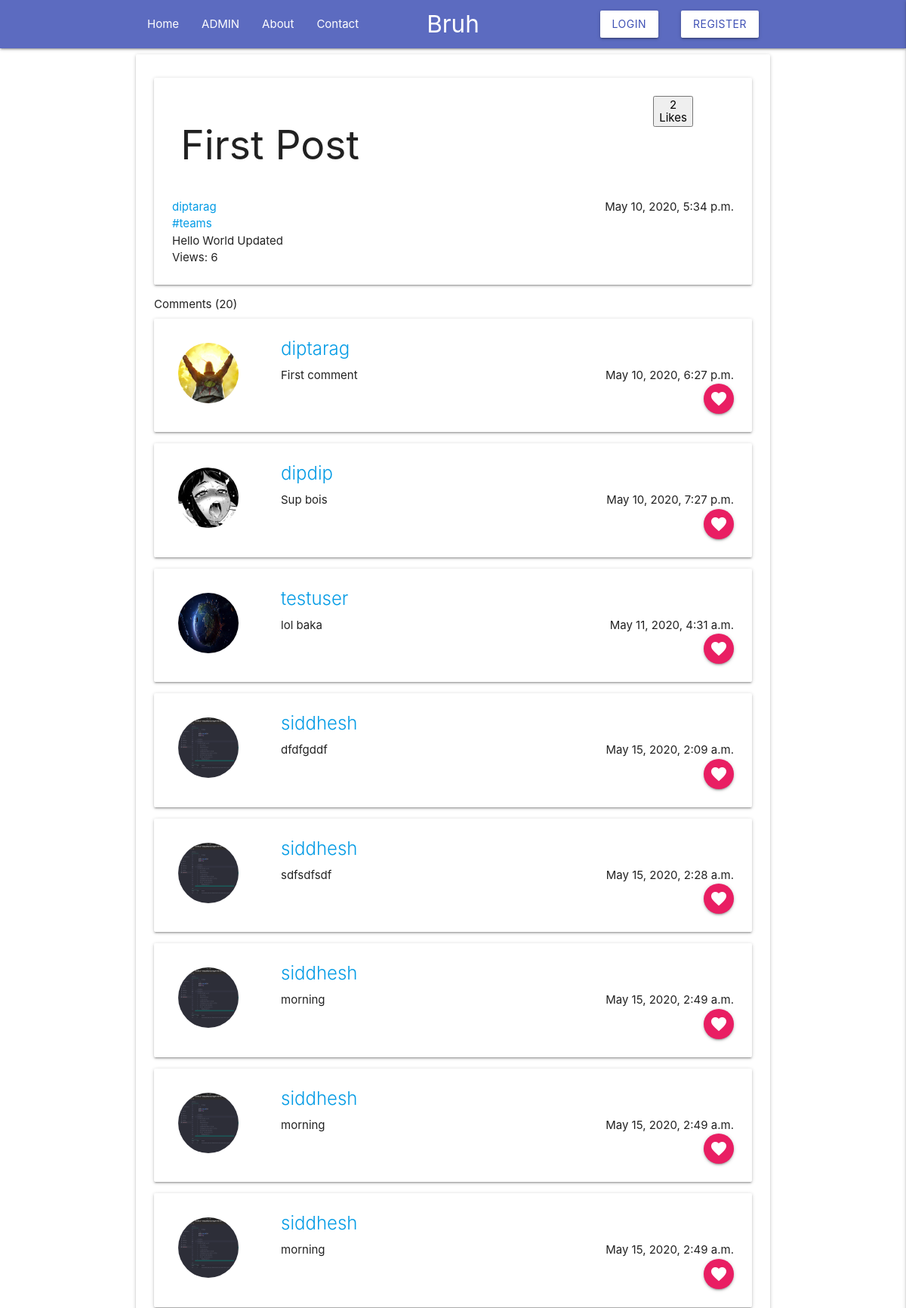
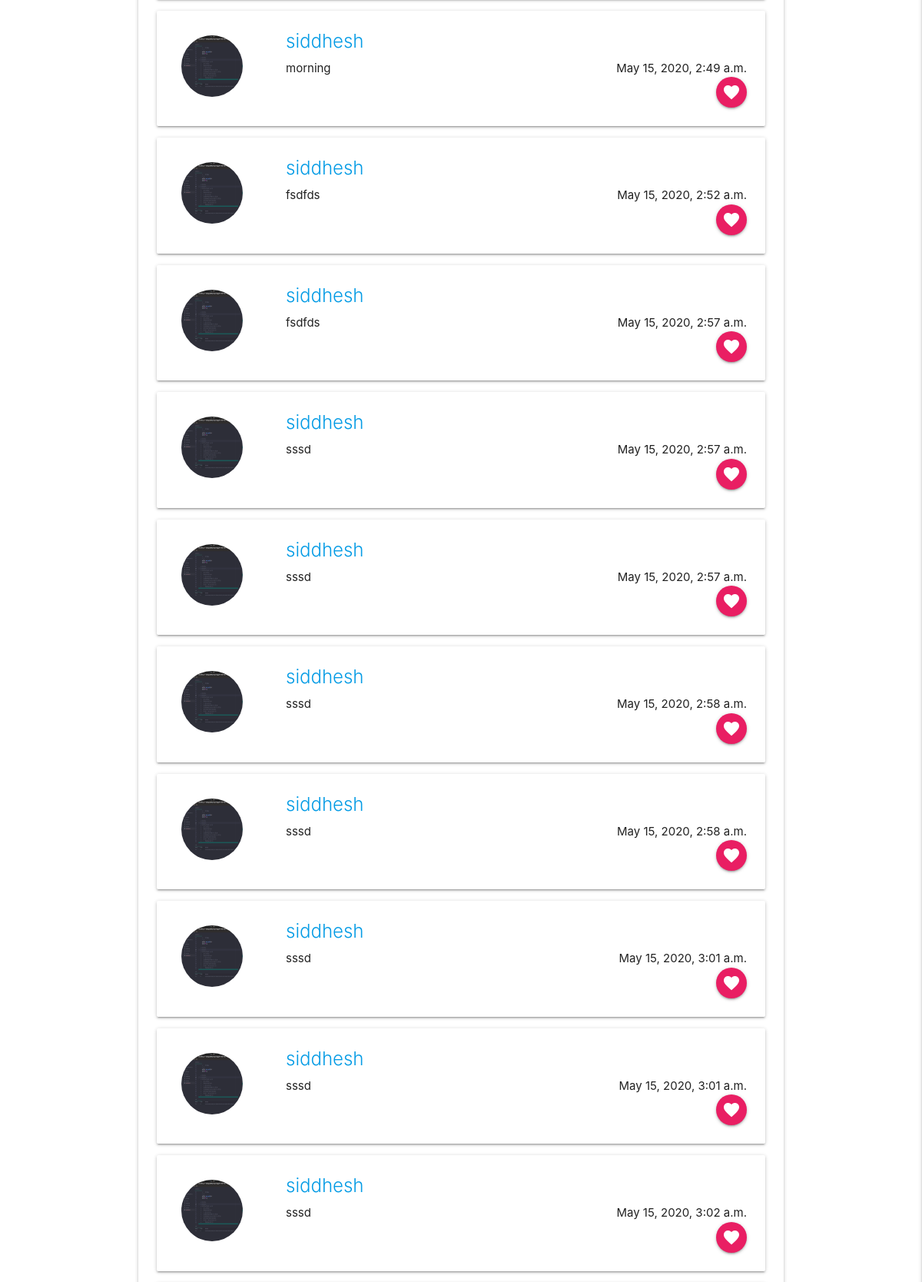
The app's page /post/1/ (upper part) with its own data (2 pictures, top to bottom).
### Post/models.py (models this page shows, shortened)
class Post(models.Model):
	title = models.CharField(max_length=100)
	content = models.TextField()
	date_posted = models.DateTimeField(default=timezone.now)
	author = models.ForeignKey(User, on_delete=models.CASCADE)
	views = models.ManyToManyField(User, related_name='post_views', blank = True)
	likers = models.ManyToManyField(User, related_name = 'likers', blank = True)
	tags = models.ManyToManyField(Tag, related_name = 'tags', blank = True)

class Comment(models.Model):
	content = models.TextField()
	date_posted = models.DateTimeField(default=timezone.now)
	author = models.ForeignKey(User, on_delete=models.CASCADE)
	post = models.ForeignKey(Post, on_delete=models.CASCADE)
	likes = models.ManyToManyField(User, related_name = 'likes', blank = True)

### Tag/models.py (models this page shows)
class Tag(models.Model):
    name = models.CharField(max_length=50)
    def __str__(self):
        return self.name

### user/models.py (models this page shows, shortened)
class Profile(models.Model):
    user = models.OneToOneField(User, on_delete=models.CASCADE)
    image = models.ImageField(default='default.jpg', upload_to='profile_pics')
    bio = models.TextField(unique=False, default=" ")
    country = models.CharField(max_length=50, default=" ")
    gender = models.IntegerField(choices=SEX, default=0)
    notif = models.DateTimeField(blank=True, default=timezone.now)

### Post/views.py (the view)
# urls.py: path('post/<int:pk>/', PostDetailView.as_view(), name='post-detail'),
class PostDetailView(DetailView):
    model = Post
    def get_context_data(self, **kwargs):
        context = super().get_context_data(**kwargs)
        is_liked = False
        if (self.object.likers.filter(username = self.request.user.username).exists()):
            is_liked = True
        else:
            is_liked = False
        post = self.object
        if not self.request.user in self.object.views.all() and self.request.user.is_authenticated:
            self.object.views.add(self.request.user)
        context['comments'] = Comment.objects.filter(post = self.object)
        context['is_liked'] = is_liked
        context['post']  = post
        context['tags'] = post.tags.all
        return context

### Post/templates/Post/post_detail.html (shortened to what this page needs)
{%  extends "base.html" %}
{% block content %}
<div class="container">
    <div class="card">
        <div class="card-content">
            <div class="card">
                <div class="card-content">
                    <div class="row">
                        <div class="col s10 l10 ">
                            <h2>{{ object.title }}</h2>
                        </div>
                        <div class="col s1 l1 ">
                            <div class="center-align">
                                <div id="like-section"> {% include 'Post/like-section.html' %} </div>
                            </div>
                        </div>
                        <div class="col s1 l1 ">
                        </div>
                    </div>
                    <a class="mr-2" href="{% url 'profile' slug=object.author.username %}">{{ object.author }}</a>
                    <p class="right">{{ object.date_posted }}</p>
                    <p>
                        {% for tag in tags %}
                        <a href="{% url 'explore-tag' tag %}"> #{{tag}} </a>
                        {% endfor %}
                    </p>
                    <p class="article-content">{{ object.content }}</p>
                    <p> Views: {{object.views.count}} </p>
                </div>
            </div>
            <div id="comment-section"class="">
                <p class="text-muted"> Comments ({{comments.count}}) </p>
                {% for comment in comments %}
                {% include 'snippets/commentCard.html' %}
                {% endfor %}
            </div>
        </div>
    </div>
</div>
{% endblock content %}

### Post/templates/Post/like-section.html
<div class="container center">
    {% if user.is_authenticated %}
    <form action = "{% url 'like-post'%}" method = "post">
      {% csrf_token %}
      {% if not is_liked %}
    <a name = "post_id" id = "like" class = "btn-floating pink lighten-2 " value = "{{post.id}}" type = "submit">     <i id="love" class="material-icons white-text">favorite</i>          </a>
     {% else %}
     <a name = "post_id" id = "like" class = "btn-floating pink lighten-2 " value = "{{post.id}}" type = "submit">     <i id="love" class="material-icons red-text">favorite</i>      </a>
     {% endif %}
     <p>{{post.likers.count}} peopleliked</p>
    </form>
    {% else %}
    <button> {{post.likers.count}} Likes </button>
    {% endif %}
</div>

### templates/snippets/commentCard.html (shortened to what this page needs)
<div class="card horizontal">
    <div class="card-image">
        <div class="circular--landscape">
            <img src="{{comment.author.profile.image.url}}">
        </div>
    </div>
    <div class="card-stacked ">
        <div class="card-content">
            <a class="card-title    " href="{% url 'profile' slug=comment.author.username %}">{{ comment.author }}</a>
            <p class="right">{{ comment.date_posted }}</p>
            <p> {{comment.content }}</p>
            <a href="" class=" btn-floating pink   right">
                <i class="material-icons">favorite</i>
            </a>
        </div>
    </div>
</div>

### templates/base.html (style rules this page uses)
body,html { overflow-x:auto; }

### Post/templates/Post/post_detail.html (style rules this page uses)
.circular--landscape { margin: 4vh; display: inline-block; position: relative; max-width: 10vh; max-height: 10vh; height: 10vh; overflow: hidden; border-radius: 50%; }
.circular--landscape img { width: auto; height: 100%; }

### records on screen
Post: title "First Post", likers.count "2", author "diptarag", date_posted "May 10, 2020, 5:34 p.m.", content "Hello World Updated", views.count "6"
Tag: name "teams"
Comment: author.profile.image (placeholder picture), author "diptarag", date_posted "May 10, 2020, 6:27 p.m.", content "First comment"
Comment: author.profile.image (picture), author "dipdip", date_posted "May 10, 2020, 7:27 p.m.", content "Sup bois"
Comment: author.profile.image (picture), author "testuser", date_posted "May 11, 2020, 4:31 a.m.", content "lol baka"
Comment: author.profile.image (picture), author "siddhesh", date_posted "May 15, 2020, 2:09 a.m.", content "dfdfgddf"
Comment: author.profile.image (picture), author "siddhesh", date_posted "May 15, 2020, 2:28 a.m.", content "sdfsdfsdf"
Comment: author.profile.image (picture), author "siddhesh", date_posted "May 15, 2020, 2:49 a.m.", content "morning"
Comment: author.profile.image (picture), author "siddhesh", date_posted "May 15, 2020, 2:49 a.m.", content "morning"
Comment: author.profile.image (picture), author "siddhesh", date_posted "May 15, 2020, 2:49 a.m.", content "morning"
Comment: author.profile.image (picture), author "siddhesh", date_posted "May 15, 2020, 2:49 a.m.", content "morning"
Comment: author.profile.image (picture), author "siddhesh", date_posted "May 15, 2020, 2:52 a.m.", content "fsdfds"
Comment: author.profile.image (picture), author "siddhesh", date_posted "May 15, 2020, 2:57 a.m.", content "fsdfds"
Comment: author.profile.image (picture), author "siddhesh", date_posted "May 15, 2020, 2:57 a.m.", content "sssd"
Comment: author.profile.image (picture), author "siddhesh", date_posted "May 15, 2020, 2:57 a.m.", content "sssd"
Comment: author.profile.image (picture), author "siddhesh", date_posted "May 15, 2020, 2:58 a.m.", content "sssd"
Comment: author.profile.image (picture), author "siddhesh", date_posted "May 15, 2020, 2:58 a.m.", content "sssd"
Comment: author.profile.image (picture), author "siddhesh", date_posted "May 15, 2020, 3:01 a.m.", content "sssd"
Comment: author.profile.image (picture), author "siddhesh", date_posted "May 15, 2020, 3:01 a.m.", content "sssd"
Comment: author.profile.image (picture), author "siddhesh", date_posted "May 15, 2020, 3:02 a.m.", content "sssd"

### other values on screen
{{ comments.count }} "20"
